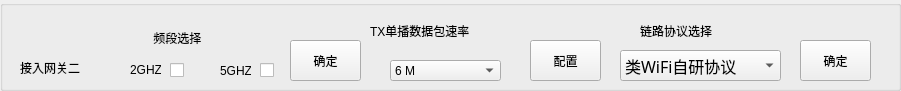
         <widget class="QGroupBox" name="groupBox_52">
          <property name="geometry">
           <rect>
            <x>10</x>
            <y>500</y>
            <width>901</width>
            <height>91</height>
           </rect>
          </property>
          <property name="title">
           <string/>
          </property>
          <widget class="QCheckBox" name="checkBox_G2_5G_7">
           <property name="geometry">
            <rect>
             <x>260</x>
             <y>60</y>
             <width>31</width>
             <height>21</height>
            </rect>
           </property>
           <property name="text">
            <string/>
           </property>
          </widget>
          <widget class="QComboBox" name="comboBox_G2_13">
           <property name="geometry">
            <rect>
             <x>390</x>
             <y>60</y>
             <width>111</width>
             <height>21</height>
            </rect>
           </property>
           <item>
            <property name="text">
             <string>6 M</string>
            </property>
           </item>
           <item>
            <property name="text">
             <string>9 M</string>
            </property>
           </item>
           <item>
            <property name="text">
             <string>12 M</string>
            </property>
           </item>
           <item>
            <property name="text">
             <string>18 M</string>
            </property>
           </item>
           <item>
            <property name="text">
             <string>24 M</string>
            </property>
           </item>
           <item>
            <property name="text">
             <string>36 M</string>
            </property>
           </item>
           <item>
            <property name="text">
             <string>48 M</string>
            </property>
           </item>
           <item>
            <property name="text">
             <string>54 M</string>
            </property>
           </item>
          </widget>
          <widget class="QComboBox" name="comboBox_G2_14">
           <property name="geometry">
            <rect>
             <x>620</x>
             <y>50</y>
             <width>161</width>
             <height>31</height>
            </rect>
           </property>
           <property name="font">
            <font>
             <family>仿宋</family>
             <pointsize>12</pointsize>
            </font>
           </property>
           <item>
            <property name="text">
             <string>类WiFi自研协议</string>
            </property>
           </item>
           <item>
            <property name="text">
             <string>AOS协议</string>
            </property>
           </item>
          </widget>
          <widget class="QLabel" name="label_229">
           <property name="geometry">
            <rect>
             <x>20</x>
             <y>60</y>
             <width>81</width>
             <height>16</height>
            </rect>
           </property>
           <property name="styleSheet">
            <string notr="true">font: 12pt &quot;仿宋&quot;;</string>
           </property>
           <property name="text">
            <string>接入网关二</string>
           </property>
          </widget>
          <widget class="QLabel" name="label_230">
           <property name="geometry">
            <rect>
             <x>130</x>
             <y>60</y>
             <width>31</width>
             <height>20</height>
            </rect>
           </property>
           <property name="styleSheet">
            <string notr="true">font: 12pt &quot;仿宋&quot;;</string>
           </property>
           <property name="text">
            <string>2GHZ</string>
           </property>
          </widget>
          <widget class="QCheckBox" name="checkBox_G2_2G_7">
           <property name="geometry">
            <rect>
             <x>170</x>
             <y>60</y>
             <width>31</width>
             <height>21</height>
            </rect>
           </property>
           <property name="text">
            <string/>
           </property>
          </widget>
          <widget class="QLabel" name="label_231">
           <property name="geometry">
            <rect>
             <x>220</x>
             <y>60</y>
             <width>31</width>
             <height>21</height>
            </rect>
           </property>
           <property name="styleSheet">
            <string notr="true">font: 12pt &quot;仿宋&quot;;</string>
           </property>
           <property name="text">
            <string>5GHZ</string>
           </property>
          </widget>
          <widget class="QLabel" name="label_232">
           <property name="geometry">
            <rect>
             <x>370</x>
             <y>20</y>
             <width>161</width>
             <height>21</height>
            </rect>
           </property>
           <property name="styleSheet">
            <string notr="true">font: 12pt &quot;仿宋&quot;;</string>
           </property>
           <property name="text">
            <string>TX单播数据包速率</string>
           </property>
          </widget>
          <widget class="QLabel" name="label_233">
           <property name="geometry">
            <rect>
             <x>640</x>
             <y>20</y>
             <width>131</width>
             <height>21</height>
            </rect>
           </property>
           <property name="styleSheet">
            <string notr="true">font: 12pt &quot;仿宋&quot;;</string>
           </property>
           <property name="text">
            <string>链路协议选择</string>
           </property>
          </widget>
          <widget class="QLabel" name="label_234">
           <property name="geometry">
            <rect>
             <x>150</x>
             <y>30</y>
             <width>91</width>
             <height>16</height>
            </rect>
           </property>
           <property name="styleSheet">
            <string notr="true">font: 12pt &quot;仿宋&quot;;</string>
           </property>
           <property name="text">
            <string> 频段选择</string>
           </property>
          </widget>
          <widget class="QPushButton" name="freg2_7">
           <property name="geometry">
            <rect>
             <x>290</x>
             <y>40</y>
             <width>71</width>
             <height>41</height>
            </rect>
           </property>
           <property name="text">
            <string>确定</string>
           </property>
          </widget>
          <widget class="QPushButton" name="bandg2_7">
           <property name="geometry">
            <rect>
             <x>530</x>
             <y>40</y>
             <width>71</width>
             <height>41</height>
            </rect>
           </property>
           <property name="text">
            <string>配置</string>
           </property>
          </widget>
          <widget class="QPushButton" name="prog2_7">
           <property name="geometry">
            <rect>
             <x>800</x>
             <y>40</y>
             <width>71</width>
             <height>41</height>
            </rect>
           </property>
           <property name="text">
            <string>确定</string>
           </property>
          </widget>
         </widget>
